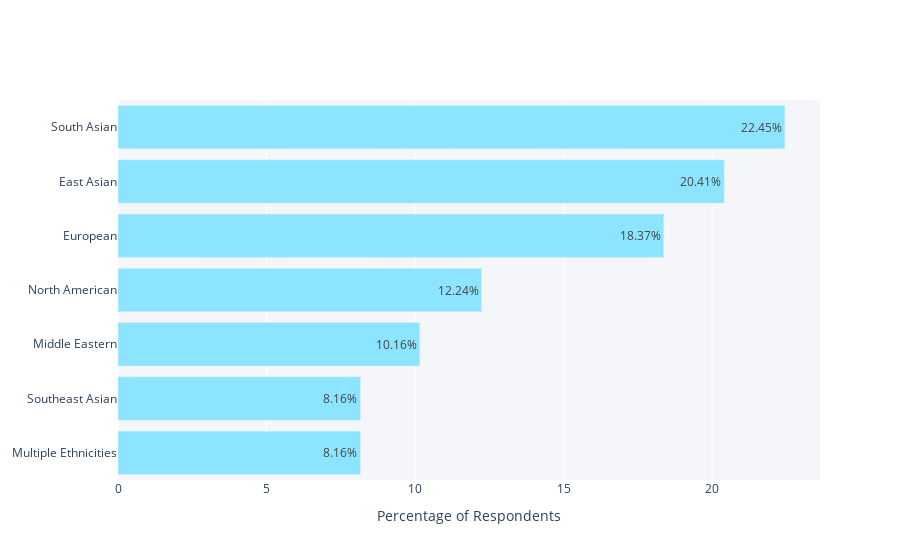

Source (notebook cell):
### Markdown cell above
# 3 - Ethnicity

### Code cell
x = [8.16, 8.16, 10.16, 12.24, 18.37, 20.41, 22.45]
y = ['Multiple Ethnicities','Southeast Asian', 'Middle Eastern','North American',
    'European', 'East Asian', 'South Asian']

fig = go.Figure(go.Bar(
            x=x,
            y=y,
            text = x,
            orientation='h'))

fig.update_layout(plot_bgcolor='#f4f6f9')
fig.update_traces(marker_color='#8de4ff')
    
fig.update_xaxes(title_text="Percentage of Respondents")
fig.update_traces(texttemplate='%{text}%', textposition='auto')

fig.show()

### Figure 1 — Plotly figure (JSON) as saved in the notebook; plotly's stock layout.template omitted (floating-point values rounded to 4 significant figures)
{"data": [{"marker": {"color": "#8de4ff"}, "orientation": "h", "text": ["8.16", "8.16", "10.16", "12.24", "18.37", "20.41", "22.45"], "textposition": "auto", "texttemplate": "%{text}%", "type": "bar", "x": [8.16, 8.16, 10.16, 12.24, 18.37, 20.41, 22.45], "y": ["Multiple Ethnicities", "Southeast Asian", "Middle Eastern", "North American", "European", "East Asian", "South Asian"]}], "layout": {"plot_bgcolor": "#f4f6f9", "xaxis": {"title": {"text": "Percentage of Respondents"}}}}
